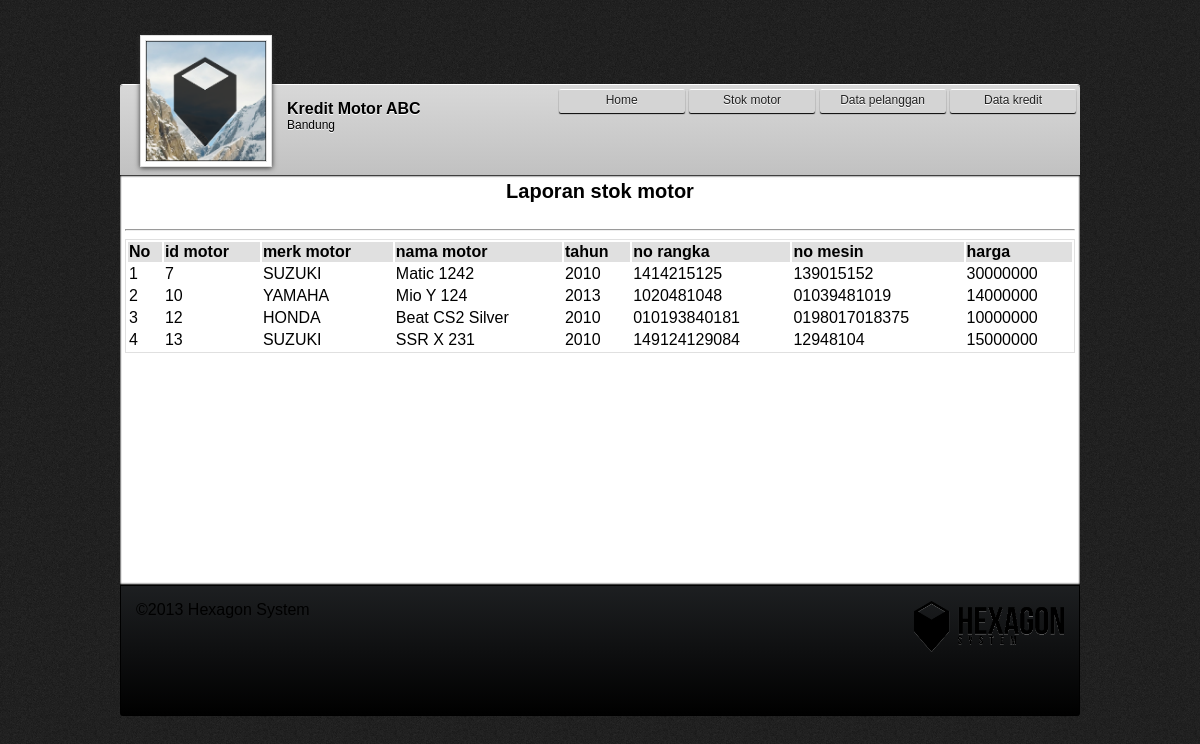
Screenshot of /laporan_stok_motor.php with the database file from the repository.
### tables this page shows
CREATE TABLE IF NOT EXISTS `motor` (
  `id_motor` int(11) NOT NULL AUTO_INCREMENT,
  `merk_motor` varchar(500) NOT NULL,
  `nama_motor` varchar(500) NOT NULL,
  `tahun` int(11) NOT NULL,
  `no_rangka` varchar(500) NOT NULL,
  `no_mesin` varchar(500) NOT NULL,
  `harga` double NOT NULL,
  `tersedia` int(11) NOT NULL DEFAULT '1' COMMENT '0 = tidak, 1 = tersedia',
  PRIMARY KEY (`id_motor`)
);

### include/DB.class.php (called while the page is built, shortened)
<?php
	class DB{
		var $result = '';
		function execute($query=''){
			$this->result = mysql_query($query);
			if ($this->result) {
				return $this->result;
			}else{
				echo mysql_error();
			}
		}
		function getResult(){
			return mysql_fetch_array($this->result);
		}
	}
?>

### include/Motor.class.php (called while the page is built, shortened)
<?php
	class Motor extends DB{
		function getMotorTersedia(){
			$query = "SELECT * FROM Motor WHERE tersedia=1";
			return $this->execute($query);
		}
	}

### laporan_stok_motor.php (the view, shortened to what this page needs)
<?php
	include("include/DB.class.php");
	include("include/Motor.class.php");
	$motor_db = new Motor();
	$tabel_content = "";
	$tabel_open = "<table border=1 width='100%'>
						<tr class='top'>
							<td>No</td>
							<td>id motor</td>
							<td>merk motor</td>
							<td>nama motor</td>
							<td>tahun</td>
							<td>no rangka</td>
							<td>no mesin</td>
							<td>harga</td>
						</tr>";
	$tabel_close = "</table>";
	$tabel_content .= $tabel_open;
	$motor_db->getMotorTersedia();
	$counter = 1;
	while($i = $motor_db->getResult()){
		$tabel_content .= "<tr>";
			$tabel_content .= 	"<td>".
									$counter.
								"</td>".
								"<td>".
									$i['id_motor'].
								"</td>".
								"<td>".
							  		$i['merk_motor'].
							  	"</td>".
							  	"<td>".
							  		$i['nama_motor'].
							  	"</td>".
							  	"<td>".
							  		$i['tahun'].
							  	"</td>".
							  	"<td>".
							  		$i['no_rangka'].
							  	"</td>".
							  	"<td>".
							  		$i['no_mesin'].
							  	"</td>".
							  	"<td>".
							  		$i['harga'].
							  	"</td>";
		$tabel_content .= "</tr>";
		$counter++;
	}
?>

### styles/style.css (style rules this page uses)
body { margin: 0; background-image: url(../img/grain.png); font-family: arial, sans-serif; }
#header { height: 80px; width: 960px; margin: 0px auto; }
.left { float : left; }
.right { float: right; }
#topbar { background: #d8d8d8; background: -moz-linear-gradient(top, #d8d8d8 0%, #c1c1c1 100%); background: -webkit-gradient(linear, left top, left bottom, color-stop(0%,#d8d8d8), color-stop(100%,#c1c1c1)); background: -webkit-linear-gradient(top, #d8d8d8 0%,#c1c1c1 100%); background: -o-linear-gradient(top, #d8d8d8 0%,#c1c1c1 100%); background: -ms-linear-gradient(top, #d8d8d8 0%,#c1c1c1 100%); background: linear-gradient(to bottom, #d8d8d8 0%,#c1c1c1 100%); filter: progid:DXImageTransform.Microsoft.gradient( startColorstr='#d8d8d8', endColorstr='#c1c1c1',GradientType=0 ); border-radius: 3px 3px 0px 0px; height: 90px; width: 960px; box-shadow: 0px 1px 0px #000, 0px -1px 0px #fff; }
#photobar { width: 960px; }
#topbar_content { padding: 4px; }
#body { width: 960px; margin: 0px auto; min-height: 40px; padding: 5px; }
#bodybar { background-color: #fff; padding: 5px; box-shadow: 0px -1px 2px #000 inset, 0px 1px 2px #000 inset; min-height: 400px; }
#footbar { background: #1d1f21; background: -moz-linear-gradient(top, #1d1f21 0%, #000000 100%); background: -webkit-gradient(linear, left top, left bottom, color-stop(0%,#1d1f21), color-stop(100%,#000000)); background: -webkit-linear-gradient(top, #1d1f21 0%,#000000 100%); background: -o-linear-gradient(top, #1d1f21 0%,#000000 100%); background: -ms-linear-gradient(top, #1d1f21 0%,#000000 100%); background: linear-gradient(to bottom, #1d1f21 0%,#000000 100%); filter: progid:DXImageTransform.Microsoft.gradient( startColorstr='#1d1f21', endColorstr='#000000',GradientType=0 ); height: 100px; border-radius: 0px 0px 3px 3px; border-top: solid 1px #000; border-left: solid 1px #000; border-right: solid 1px #000; padding: 15px; }
.left { float: left; }
.menu { list-style: none; margin-left: -40px; margin-top: 0px; height: 10px; }
.menu > li { display: inline-block; height: 15px; }
.menu > li > a { display: inline-block; border-radius: 2px; text-align: center; width: 120px; padding: 3px; box-shadow: 0px 1px 1px #000; border-top: solid 1px #fff; border-left: 0px; border-right: 0px; border-bottom: 0px; text-shadow: 0px 1px 0px #fff; font-size: 12px; color: #222; cursor: hand; background-color: #d4d4d4; font-size: 0.9em; text-decoration: none; font-size: 12px; height: 17px; }
.photo { width: 130px; height: 130px; background-color: #fff; position: relative; left: 20px; border: 1px #e0e0e0 solid; margin-top: -50px; box-shadow: 0px 1px 5px #333; }
.photo_content { margin: 4px; border: 1px #e0e0e0 solid; width: 120px; height: 120px; }
.profile_name_container { width: 150px; height: 50px; position: relative; left: 20px; margin-top: 15px; margin-left: 15px; }
.profile_name { text-shadow: 0px 1px 0px #fff; }
.profile_more { text-shadow: 0px 1px 0px #fff; font-size: 12px; }
table { border: solid 1px; border-color: #e0e0e0; }
table .top { font-weight: bold; background-color: #e0e0e0; border-top-left-radius: 5px; border-top-right-radius: 5px; }
table tr td { border: none; }
.judul { font-size: 20px; font-weight: bold; text-align: center; }
a, .button-link { text-decoration: none; }

### rows the page displays
motor: id_motor "7", merk_motor "SUZUKI", nama_motor "Matic 1242", tahun "2010", no_rangka "1414215125", no_mesin "139015152", harga "30000000"
motor: id_motor "10", merk_motor "YAMAHA", nama_motor "Mio Y 124", tahun "2013", no_rangka "1020481048", no_mesin "01039481019", harga "14000000"
motor: id_motor "12", merk_motor "HONDA", nama_motor "Beat CS2 Silver", tahun "2010", no_rangka "010193840181", no_mesin "0198017018375", harga "10000000"
motor: id_motor "13", merk_motor "SUZUKI", nama_motor "SSR X 231", tahun "2010", no_rangka "149124129084", no_mesin "12948104", harga "15000000"

### other values shown
$this->content "Kredit Motor ABC Bandung Home Stok motor Data pelanggan Data kredit Laporan stok motor ©2013 Hexagon System"
